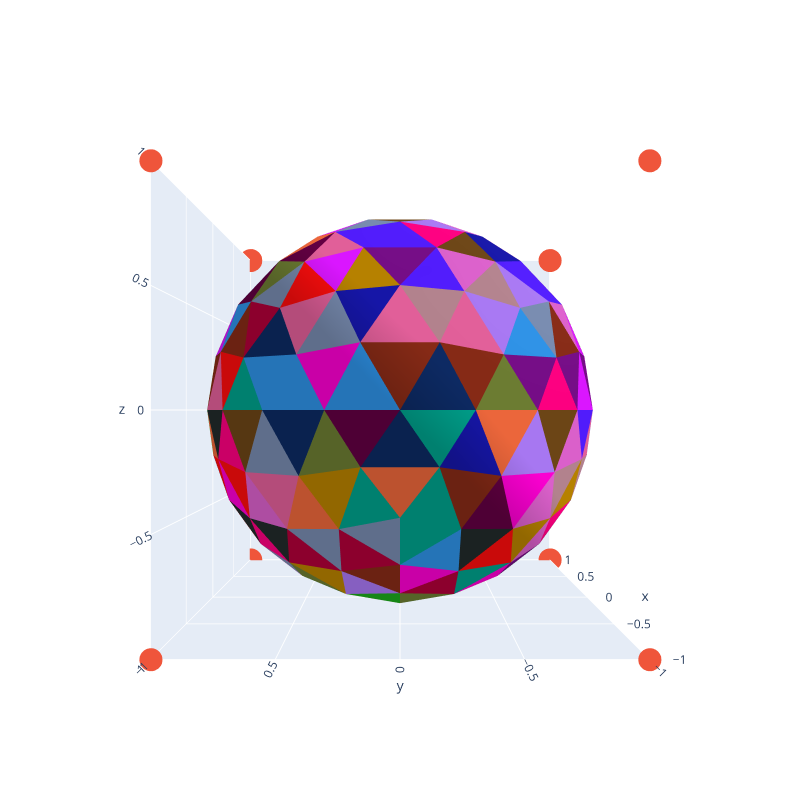

Notebook code cell kept with this figure:
### Code cell
setDegenerateCones(mesh)
displayMeshlets(mesh, camera_pos = [-2,0,0])

### Figure 1 — Plotly figure (JSON) as saved in the notebook; plotly's stock layout.template omitted (floating-point values rounded to 4 significant figures; data arrays with more than 128 entries replaced by an {"elided": "..."} marker saying what was removed)
{"data": [{"facecolor": {"elided": "320 str values"}, "i": {"elided": "320 int values"}, "j": {"elided": "320 int values"}, "k": {"elided": "320 int values"}, "opacity": 1, "type": "mesh3d", "x": {"elided": "162 float values"}, "y": {"elided": "162 float values"}, "z": {"elided": "162 float values"}}, {"mode": "markers", "type": "scatter3d", "x": [-1, -1, -1, -1, 1, 1, 1, 1], "y": [-1, -1, 1, 1, -1, -1, 1, 1], "z": [-1, 1, -1, 1, -1, 1, -1, 1]}], "layout": {"autosize": false, "height": 800, "scene": {"aspectmode": "auto", "aspectratio": {"x": 1, "y": 1, "z": 1}, "camera": {"center": {"x": 0, "y": 0, "z": 0}, "eye": {"x": -2, "y": 0, "z": 0}, "up": {"x": 0, "y": 0, "z": 1}}, "xaxis": {"nticks": 10, "range": [-1, 1], "type": "linear"}, "yaxis": {"nticks": 10, "range": [-1, 1], "type": "linear"}, "zaxis": {"nticks": 10, "range": [-1, 1], "type": "linear"}}, "width": 800}}
